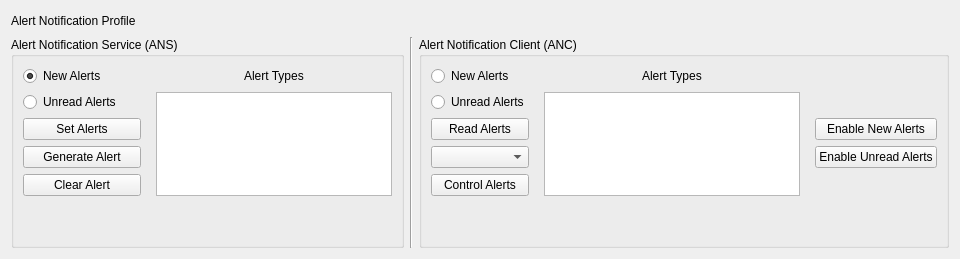
          <widget class="QWidget" name="tabAlertNotfn">
           <attribute name="title">
            <string>Alert</string>
           </attribute>
           <layout class="QGridLayout" name="gridLayout_13">
            <item row="0" column="0">
             <layout class="QHBoxLayout" name="horizontalLayout_21">
              <item>
               <widget class="QLabel" name="label_76">
                <property name="text">
                 <string>Alert Notification Profile</string>
                </property>
               </widget>
              </item>
              <item>
               <spacer name="horizontalSpacer_11">
                <property name="orientation">
                 <enum>Qt::Horizontal</enum>
                </property>
                <property name="sizeHint" stdset="0">
                 <size>
                  <width>40</width>
                  <height>20</height>
                 </size>
                </property>
               </spacer>
              </item>
             </layout>
            </item>
            <item row="1" column="0">
             <widget class="QGroupBox" name="groupBox_13">
              <property name="title">
               <string>Alert Notification Service (ANS)</string>
              </property>
              <layout class="QGridLayout" name="gridLayout_11" columnstretch="1,2">
               <property name="horizontalSpacing">
                <number>15</number>
               </property>
               <item row="0" column="1" alignment="Qt::AlignHCenter">
                <widget class="QLabel" name="label_77">
                 <property name="text">
                  <string>Alert Types</string>
                 </property>
                </widget>
               </item>
               <item row="0" column="0">
                <widget class="QRadioButton" name="radioANSSetNewAlerts">
                 <property name="text">
                  <string>New Alerts</string>
                 </property>
                 <property name="checked">
                  <bool>true</bool>
                 </property>
                </widget>
               </item>
               <item row="1" column="0">
                <widget class="QRadioButton" name="radioANSSetUnreadAlerts">
                 <property name="text">
                  <string>Unread Alerts</string>
                 </property>
                </widget>
               </item>
               <item row="2" column="0">
                <widget class="QPushButton" name="btnANSSetAlert">
                 <property name="text">
                  <string>Set Alerts</string>
                 </property>
                </widget>
               </item>
               <item row="3" column="0">
                <widget class="QPushButton" name="btnGenerateAlert">
                 <property name="text">
                  <string>Generate Alert</string>
                 </property>
                </widget>
               </item>
               <item row="4" column="0">
                <widget class="QPushButton" name="btnCancelAlert">
                 <property name="text">
                  <string>Clear Alert</string>
                 </property>
                </widget>
               </item>
               <item row="6" column="0">
                <spacer name="verticalSpacer_8">
                 <property name="orientation">
                  <enum>Qt::Vertical</enum>
                 </property>
                 <property name="sizeHint" stdset="0">
                  <size>
                   <width>20</width>
                   <height>40</height>
                  </size>
                 </property>
                </spacer>
               </item>
               <item row="1" column="1" rowspan="4">
                <widget class="QListWidget" name="listAlertCategories"/>
               </item>
              </layout>
             </widget>
            </item>
            <item row="1" column="2">
             <widget class="QGroupBox" name="groupBox_14">
              <property name="title">
               <string>Alert Notification Client (ANC)</string>
              </property>
              <layout class="QGridLayout" name="gridLayout_12">
               <property name="horizontalSpacing">
                <number>15</number>
               </property>
               <item row="1" column="0">
                <widget class="QRadioButton" name="radioANCReadNewAlerts">
                 <property name="text">
                  <string>New Alerts</string>
                 </property>
                 <property name="checked">
                  <bool>false</bool>
                 </property>
                </widget>
               </item>
               <item row="4" column="4">
                <widget class="QPushButton" name="btnANCUnreadAlerts">
                 <property name="text">
                  <string>Enable Unread Alerts</string>
                 </property>
                </widget>
               </item>
               <item row="2" column="2" rowspan="4">
                <widget class="QListWidget" name="listAlertCategoriesANC"/>
               </item>
               <item row="3" column="4">
                <widget class="QPushButton" name="btnANCEnableNewAlerts">
                 <property name="text">
                  <string>Enable New Alerts</string>
                 </property>
                </widget>
               </item>
               <item row="4" column="0">
                <widget class="QComboBox" name="cbANCControlAlertType"/>
               </item>
               <item row="1" column="2" alignment="Qt::AlignHCenter">
                <widget class="QLabel" name="label_78">
                 <property name="text">
                  <string>Alert Types</string>
                 </property>
                </widget>
               </item>
               <item row="3" column="0">
                <widget class="QPushButton" name="btnACSReadAlerts">
                 <property name="text">
                  <string>Read Alerts</string>
                 </property>
                </widget>
               </item>
               <item row="5" column="0">
                <widget class="QPushButton" name="btnANCControlAlerts">
                 <property name="text">
                  <string>Control Alerts</string>
                 </property>
                </widget>
               </item>
               <item row="2" column="0">
                <widget class="QRadioButton" name="radioANCReadUnreadAlerts">
                 <property name="text">
                  <string>Unread Alerts</string>
                 </property>
                </widget>
               </item>
               <item row="7" column="0">
                <spacer name="verticalSpacer_7">
                 <property name="orientation">
                  <enum>Qt::Vertical</enum>
                 </property>
                 <property name="sizeHint" stdset="0">
                  <size>
                   <width>20</width>
                   <height>40</height>
                  </size>
                 </property>
                </spacer>
               </item>
              </layout>
             </widget>
            </item>
            <item row="1" column="1">
             <widget class="Line" name="line">
              <property name="orientation">
               <enum>Qt::Vertical</enum>
              </property>
             </widget>
            </item>
           </layout>
           <zorder>groupBox_14</zorder>
           <zorder>groupBox_13</zorder>
           <zorder>line</zorder>
          </widget>
